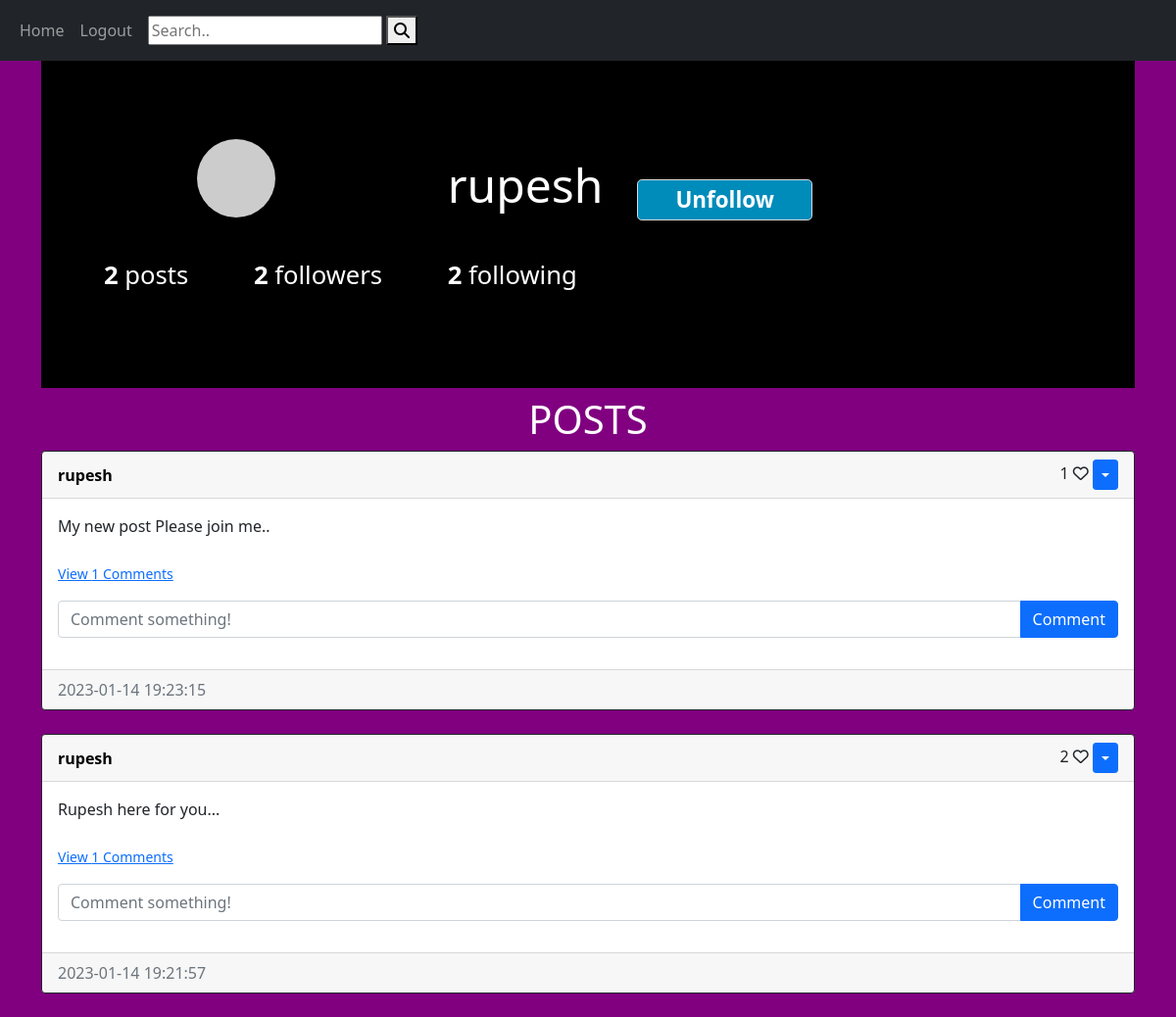
/profile/rupesh (signed in), run on the app's committed database.
### website/models.py (models this page shows, shortened)
class User(db.Model, UserMixin):
    id = db.Column(db.Integer, primary_key=True)
    email = db.Column(db.String(150), index=True, unique=True)
    username = db.Column(db.String(150), index=True, unique=True)
    password = db.Column(db.String(150))
    date_created = db.Column(db.DateTime(timezone=True), default=func.now())
    posts = db.relationship('Post', backref='user', passive_deletes=True)
    comments = db.relationship('Comment', backref='user', passive_deletes=True)
    likes = db.relationship('Like', backref='user', passive_deletes=True)
    followed = db.relationship(
        'User', secondary=followers,
        primaryjoin=(followers.c.follower_id == id),
        secondaryjoin=(followers.c.followed_id == id),
        backref=db.backref('followers', lazy='dynamic'), lazy='dynamic',passive_deletes=True)
    def avatar(self, size):
        digest = md5(self.email.lower().encode('utf-8')).hexdigest()
        return 'https://www.gravatar.com/avatar/{}?d=identicon&s={}'.format(digest, size)
    def is_following(self, user):
        return self.followed.filter( followers.c.followed_id == user.id).count() > 0

class Post(db.Model):
    id = db.Column(db.Integer, primary_key=True)
    text = db.Column(db.Text, nullable=False)
    date_created = db.Column(db.DateTime(timezone=True), default=func.now())
    author = db.Column(db.Integer, db.ForeignKey(
        'user.id', ondelete="CASCADE"), nullable=False)
    comments = db.relationship('Comment', backref='post', passive_deletes=True)
    likes = db.relationship('Like', backref='post', passive_deletes=True)

### website/views.py (the view)
@login_required
@views.route('/profile/<username>', methods=['GET', 'POST'])
def profile(username):
    user = User.query.filter_by(username=username).first_or_404()
    posts = Post.query.filter_by(user=user).order_by(Post.date_created.desc()).all()
    count = len(posts)
    return render_template('profile.html', title=username, user=user, posts=posts, count=count)

### website/__init__.py (called while the page is built)
def create_app():
    app = Flask(__name__)
    app.config['SECRET_KEY'] = "helloworld"
    app.config['SQLALCHEMY_DATABASE_URI'] = f'sqlite:///{DB_NAME}'
    db.init_app(app)
    from .views import views
    from .auth import auth
    app.register_blueprint(views, url_prefix="/")
    app.register_blueprint(auth, url_prefix="/")
    from .models import User, Post, Comment, Like
    with app.app_context():
        db.create_all()
    login_manager = LoginManager()
    login_manager.login_view = "auth.login"
    login_manager.init_app(app)
    @login_manager.user_loader
    def load_user(id):
        return User.query.get(int(id))
    return app

### website/templates/profile.html
{% extends 'base.html'%}
{% block content %}
<h1 style="background-color:pink;">
{% include 'profile_all.html' %}
{% include 'all_posts.html' %}
</h1>
{% endblock %}

### website/templates/profile_all.html (shortened to what this page needs)
{% block content %}
<header style="font-size: 10px;">
<div class="container" style="max-width: 93.5rem;
margin: 0 auto;
background-color:black;
padding: 0 2rem;">
	<div class="profile" style="padding: 5rem 0;">
		<div class="profile-image" style="float: left;
											 width: calc(33.333% - 1rem);
											 display: flex;
											 justify-content: center;
											 align-items: center;
											 margin-right: 3rem;">
			<img src="{{ user.avatar(150) }}" alt="" style="border-radius: 50%;">
		</div>
		<div class="profile-user-settings" style="margin-top: 1.1rem;">
				<h1 class="profile-user-name" style="display: inline-block;
												 font-size: 3rem;
												 font-weight: 300;"><a style="color:white; text-decoration:none;" href="/profile/{{user.username}}"><b>{{user.username}}</b></a></h1>
				{% if  current_user.is_following(user) and user.username != current_user.username %}
												 <button class="btn profile-edit-btn" style="font-weight: 600; font-size: 1.4rem;
													 line-height: 1.8;
													 border: 0.1rem solid #dbdbdb;
													 border-radius: 0.3rem;
													 padding: 0 2.4rem;
													 background-color: #008CBA;
													 margin-left: 2rem;"><a style="color:white; text-decoration:none;" href="{{url_for('views.unfollow', username=user.username)}}" class='unfollow'>Unfollow</a></button>
				{%endif%}
		</div>
		<div class="profile-stats" style="margin-top: 2.3rem;">
			<ul>
				<li style="display: inline-block;font-size: 1.6rem;line-height: 1.5;margin-right: 4rem;cursor:pointer;"><a style="text-decoration:none; color:white;" href="/posts/{{user.username}}"><span class="profile-stat-count" style="font-weight: 600;" >{{count}}</span> posts</a></li>
				<li style="display: inline-block;font-size: 1.6rem;line-height: 1.5;margin-right: 4rem;cursor:pointer; color:white;"><span class="profile-stat-count" style="font-weight: 600;  color:white;" id='followers_count'>{{user.followers.count()}}</span> followers</li>
				<li style="margin-right: 0;display: inline-block;font-size: 1.6rem;line-height: 1.5;margin-right: 4rem;cursor:pointer; color:white;"><span class="profile-stat-count" style="font-weight: 600;  color:white;">{{user.followed.count()}}</span> following </li>
			</ul>
		</div>
	</div>
</div>
</header>
{% endblock %}

### website/templates/all_posts.html (shortened to what this page needs)
{% if posts %}
<h1 align="center" style="color:white;">{% block header %}POSTS{% endblock %}</h1>
<div id="posts">
  {% for post in posts %}
  <div class="card border-dark">
    <div class="card-header d-flex justify-content-between align-items-center">
      <b><a  style="color:black; text-decoration:none;" href="/profile/{{post.user.username}}">{{post.user.username}}</a></b>
      <div>
        <span id="likes-count-{{post.id}}">
          {{ post.likes|length }}</span>
          {% if user.id in post.likes|map(attribute="author")|list %}
          <i
            class="fas fa-heart"
            id="like-button-{{post.id}}"
            onclick="like({{post.id}})"
          ></i>
          {% else %}
          <i
            class="far fa-heart"
            id="like-button-{{post.id}}"
            onclick="like({{post.id}})"
          ></i>
          {% endif %}
        {% if user.id == post.author %}
        <div class="btn-group">
          <button
            type="button"
            class="btn btn-sm btn-primary dropdown-toggle"
            data-bs-toggle="dropdown"
          ></button>
        </div>
        {% endif %}
      </div>
    </div>
    <div class="card-body">
      <div class="card-text">{{post.text}}</div>
      <br />
      <p class="card-text">
        {% if post.comments|length > 0 %}
        <a data-bs-toggle="collapse" href="#comments-{{post.id}}" role="button">
          <small>View {{post.comments|length}} Comments</small>
        </a>
        {% else %}
        <small class="text-muted">No Comments</small>
        {% endif %}
      </p>
      <form
        class="input-group mb-3"
        method="POST"
        action="/create-comment/{{post.id}}"
      >
        <input
          type="text"
          id="text"
          name="text"
          class="form-control"
          placeholder="Comment something!"
        />
        <button type="submit" class="btn btn-primary">Comment</button>
      </form>
    </div>
    <div class="card-footer text-muted">{{post.date_created}}</div>
  </div>
  <br/ > {% endfor %}
</div>
{% endif%}

### data on the page
User: username "rupesh"
Post: user.username "rupesh", likes|length "1", text "My new post Please join me..", comments|length "1", date_created "2023-01-14 19:23:15"
Post: user.username "rupesh", likes|length "2", text "Rupesh here for you...", comments|length "1", date_created "2023-01-14 19:21:57"

### other printed values
{{ count }} "2"
{{ user.followers.count() }} "2"
{{ user.followed.count() }} "2"
